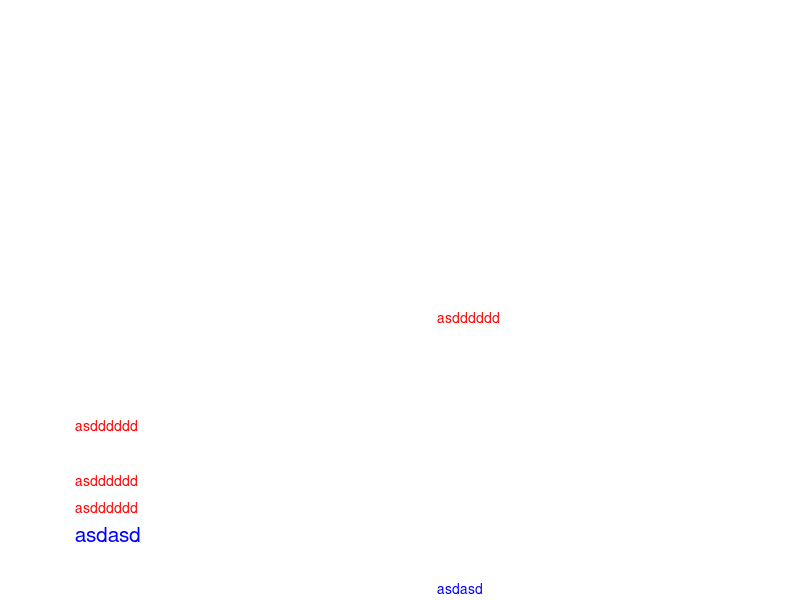

This chart was generated by the following MATLAB code:
clear
clc
x_range = [-40, 40];
y_range = [-40, 40];
range = [x_range; y_range];
Max_V = 0.2 * (range(:, 2) - range(:, 1));
n = 2;
% pso_Trelea_vectorized('pso_func', n, Max_V, range)
figure('color', 'k');
subplot(121);
axis off;
axis([1, 10, 1, 10]);
text(0, 1, 'asdasd', 'Color', 'b', 'FontSize', 15);
text(0, 1.5, 'asdddddd', 'color', 'r');
text(0, 2, 'asdddddd', 'color', 'r');
text(0, 3, 'asdddddd', 'color', 'r');
subplot(122);
axis off;
axis([1, 10, 1, 10]);
text(0, 0, 'asdasd', 'color', 'b');
text(0, 5, 'asdddddd', 'color', 'r');